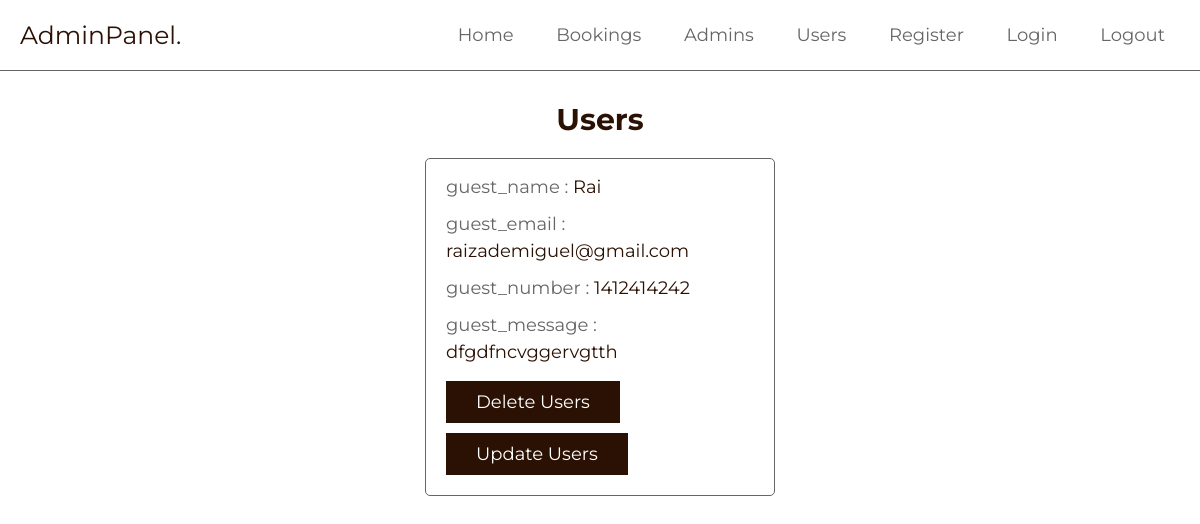
Page /admin/users.php (signed in) on the committed database.
### tables this page shows
CREATE TABLE `users` (
  `users_id` bigint(20) NOT NULL,
  `guest_name` varchar(50) NOT NULL,
  `guest_email` varchar(50) NOT NULL,
  `guest_number` varchar(10) NOT NULL,
  `guest_message` varchar(1000) NOT NULL
);

### admin/users.php (the view, shortened to what this page needs)
<?php
include '../components/connect.php';
?>
<!DOCTYPE html>
<html lang="en">
<head>
   <link rel="stylesheet" href="https://cdnjs.cloudflare.com/ajax/libs/font-awesome/6.2.0/css/all.min.css">
   <link rel="stylesheet" href="../css/admin_style.css">
</head>
<body>
<?php include '../components/admin_header.php'; ?>
<section class="grid">
   <h1 class="heading">users</h1>
   <div class="box-container">
   <?php
      $select_users = $conn->prepare("SELECT * FROM `users`");
      $select_users->execute();
      if($select_users->rowCount() > 0){
         while($fetch_users = $select_users->fetch(PDO::FETCH_ASSOC)){
   ?>
   <div class="box">
      <p>guest_name : <span><?= $fetch_users['guest_name']; ?></span></p>
      <p>guest_email : <span><?= $fetch_users['guest_email']; ?></span></p>
      <p>guest_number : <span><?= $fetch_users['guest_number']; ?></span></p>
      <p>guest_message : <span><?= $fetch_users['guest_message']; ?></span></p>
      <form action="" method="POST">
         <input type="submit" value="delete users" onclick="return confirm('delete this users?');" name="delete" class="btn">
      </form>
      <form action="" method="POST">
         <input type="submit" value="update users" onclick="return confirm('update this users?');" name="update" class="btn">
      </form>
   </div>
   <?php
      }
      }
   ?>
   </div>
</section>
</body>
</html>

### css/admin_style.css (style rules this page uses)
:root { --main-color:#2B1103; --sub-color:#666; --white:#fff; --border:.1rem solid var(--sub-color); }
* { font-family: 'Montserrat', sans-serif; margin: 0; padding: 0; box-sizing: border-box; outline: none; border: none; text-decoration: none; }
html { font-size: 62.5%; overflow-x: hidden; scroll-behavior: smooth; scroll-padding-top: 2rem; }
section { padding: 3rem 2rem; max-width: 1200px; margin: 0 auto; }
.heading { margin-bottom: 2rem; text-align: center; text-transform: capitalize; color: var(--main-color); font-size: 3rem; }
.btn { display: inline-block; cursor: pointer; padding: 1rem 3rem; font-size: 1.8rem; color: var(--white); text-align: center; text-transform: capitalize; transition: .2s linear; margin-top: 1rem; background-color: var(--main-color); }
.grid .box-container { display: grid; grid-template-columns: repeat(auto-fit, 35rem); align-items: flex-start; justify-content: center; gap: 1.5rem; }
.grid .box-container .box { border-radius: .5rem; padding: 2rem; padding-top: 1rem; border: var(--border); overflow-x: hidden; }
.grid .box-container .box p { line-height: 1.5; padding: .5rem 0; font-size: 1.8rem; color: var(--sub-color); white-space: pre-line; text-overflow: ellipsis; overflow-x: hidden; }
.grid .box-container .box p span { color: var(--main-color); }

### rows in the picture
users: guest_name "Rai", guest_email "raizademiguel@gmail.com", guest_number "1412414242", guest_message "dfgdfncvggervgtth"
